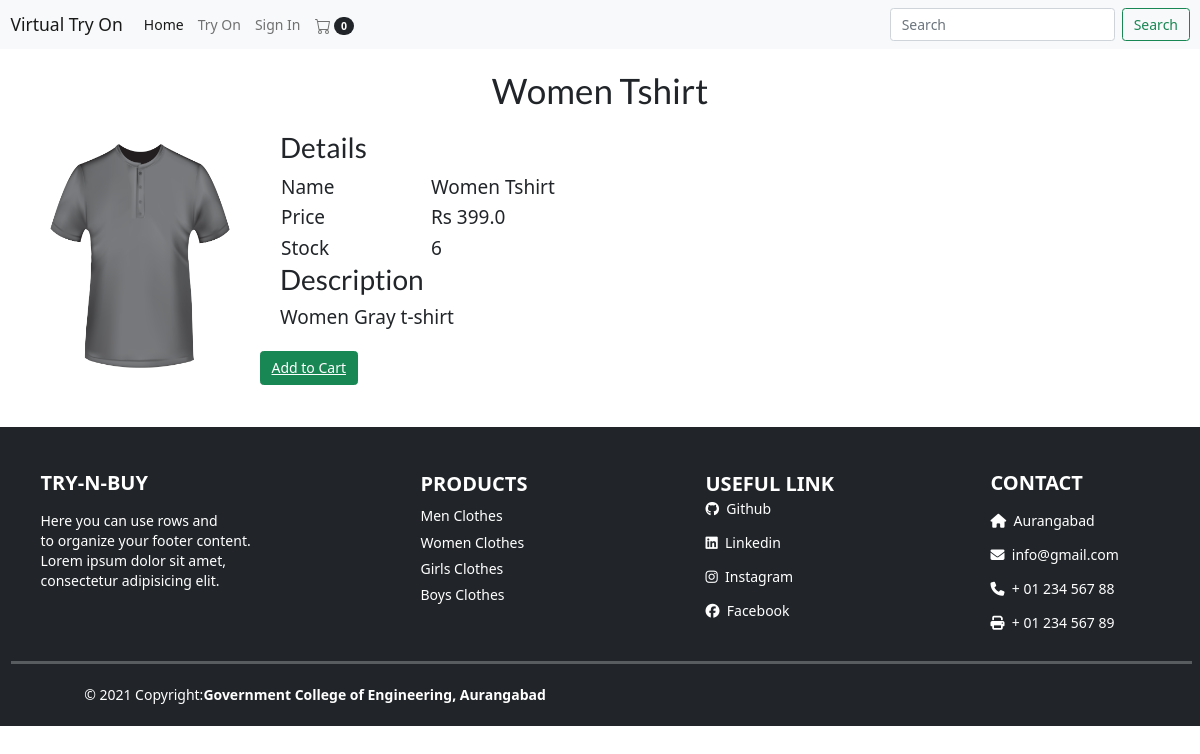
The page /productDescription?productId=3 on the database its author committed.
### tables this page shows
CREATE TABLE products (productId INTEGER PRIMARY KEY, name TEXT, price REAL, description TEXT, image TEXT, stock INTEGER, categoryId INTEGER, FOREIGN KEY (categoryId) REFERENCES categories (categoryId));

### main.py (the view)
@app.route("/productDescription")
def productDescription():
    loggedIn, firstName, noOfItems = getLoginDetails()
    productId = request.args.get('productId')
    with sqlite3.connect('database.db') as conn:
        cur = conn.cursor()
        cur.execute(
            'SELECT productId, name, price, description, image, stock FROM products WHERE productId = ' + productId)
        productData = cur.fetchone()
    conn.close()
    return render_template("productDescription.html", data=productData, loggedIn=loggedIn, firstName=firstName, noOfItems=noOfItems)

### main.py (called while the page is built, shortened)
def getLoginDetails():
    with sqlite3.connect('database.db') as conn:
        cur = conn.cursor()
        if 'email' not in session:
            loggedIn = False
            firstName = ''
            noOfItems = 0
    conn.close()
    return (loggedIn, firstName, noOfItems)

### templates/productDescription.html (shortened to what this page needs)
<!DOCTYPE HTML>
<html>
<head>
<link rel="stylesheet" href={{url_for('static', filename='css/productDescription.css')}} />
<link rel="stylesheet" href={{ url_for('static', filename='css/topStyle.css')}} />
<link href="https://cdn.jsdelivr.net/npm/bootstrap@5.0.1/dist/css/bootstrap.min.css" rel="stylesheet"
>
</head>
<body>
	{% include "nav.html" %}
<div class="data-center">
<div id="display">
	<div id="productName">
		<h1>{{data[1]}}</h1>
	</div>
	<div>
		<img src={{url_for('static', filename='uploads/'+data[4]) }} id="productImage"/>
	</div>
	<div id="productDescription">
		<h2>Details</h2>
		<table id="descriptionTable">
			<tr>
				<td>Name</td>
				<td>{{data[1]}}</td>
			</tr>
			<tr>
				<td>Price</td>
				<td>Rs {{data[2]}}</td>
			</tr>
			<tr>
				<td>Stock</td>
				<td>{{data[5]}}</td>
			</tr>
		</table>
		<h2>Description</h2>
		<p>{{data[3]}}</p>
	</div>
	<div id="addToCart">
	<span><button type="button" class="btn btn-success"><a href="/addToCart?productId={{request.args.get('productId')}}" class="text-white">Add to Cart</a></button>
	</span>
	</div>
	</div>
</div>
{% include "footer.html" %}
</body>
</html>

### static/css/productDescription.css (style rules this page uses)
#display { margin-top: 20px; margin-left: 20px; margin-right: 20px; margin-bottom: 20px; }
#productImage { height: 250px; width: 200px; margin-left: 20px; margin-right: 20px; margin-top: 20px; margin-bottom: 20px; display: inline-block; float: left; }
#productDescription { margin-left: 20px; margin-right: 20px; margin-top: 20px; margin-bottom: 20px; display: inline-block; font-size: 19px; }
#descriptionTable td { width: 150px; }
#addToCart { font-size: 20px; }

### static/css/home.css (style rules this page uses)
table { border-spacing: 20px; }
#productName { text-align: center; font-weight: bold; }

### rows shown on the page
products: name "Women Tshirt", image (picture), price "399.0", stock "6", description "Women Gray t-shirt"

### other values the page prints
{{ noOfItems }} "0"
